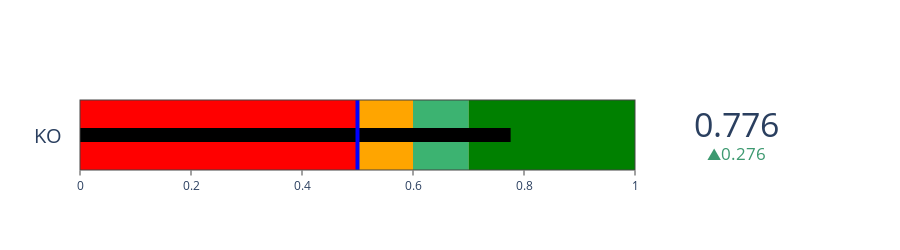

The code cell stored with this chart in its notebook:
### Code cell
gauge_report(probs[max], labels[max])

### Figure 1 — Plotly figure (JSON) as saved in the notebook; plotly's stock layout.template omitted (floating-point values rounded to 4 significant figures)
{"data": [{"delta": {"reference": 0.5}, "domain": {"x": [0, 1], "y": [0, 1]}, "gauge": {"axis": {"range": [null, 1]}, "bar": {"color": "black", "thickness": 0.2}, "shape": "bullet", "steps": [{"color": "red", "range": [0, 0.5]}, {"color": "orange", "range": [0.5, 0.6]}, {"color": "mediumseagreen", "range": [0.6, 0.7]}, {"color": "green", "range": [0.7, 1]}], "threshold": {"line": {"color": "blue", "width": 4}, "thickness": 1, "value": 0.5}}, "mode": "number+gauge+delta", "title": {"text": "KO"}, "type": "indicator", "value": 0.7759}], "layout": {"height": 250, "width": 900}}
